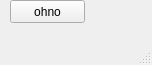
<?xml version="1.0" encoding="UTF-8"?>
<ui version="4.0">
 <class>MainWindow</class>
 <widget class="QMainWindow" name="MainWindow">
  <property name="geometry">
   <rect>
    <x>0</x>
    <y>0</y>
    <width>152</width>
    <height>65</height>
   </rect>
  </property>
  <property name="windowTitle">
   <string>MainWindow</string>
  </property>
  <widget class="QWidget" name="centralwidget">
   <widget class="QPushButton" name="pushButton">
    <property name="geometry">
     <rect>
      <x>10</x>
      <y>0</y>
      <width>75</width>
      <height>23</height>
     </rect>
    </property>
    <property name="text">
     <string>ohno</string>
    </property>
   </widget>
  </widget>
  <widget class="QMenuBar" name="menubar">
   <property name="geometry">
    <rect>
     <x>0</x>
     <y>0</y>
     <width>152</width>
     <height>21</height>
    </rect>
   </property>
  </widget>
  <widget class="QStatusBar" name="statusbar"/>
 </widget>
 <resources/>
 <connections/>
</ui>
